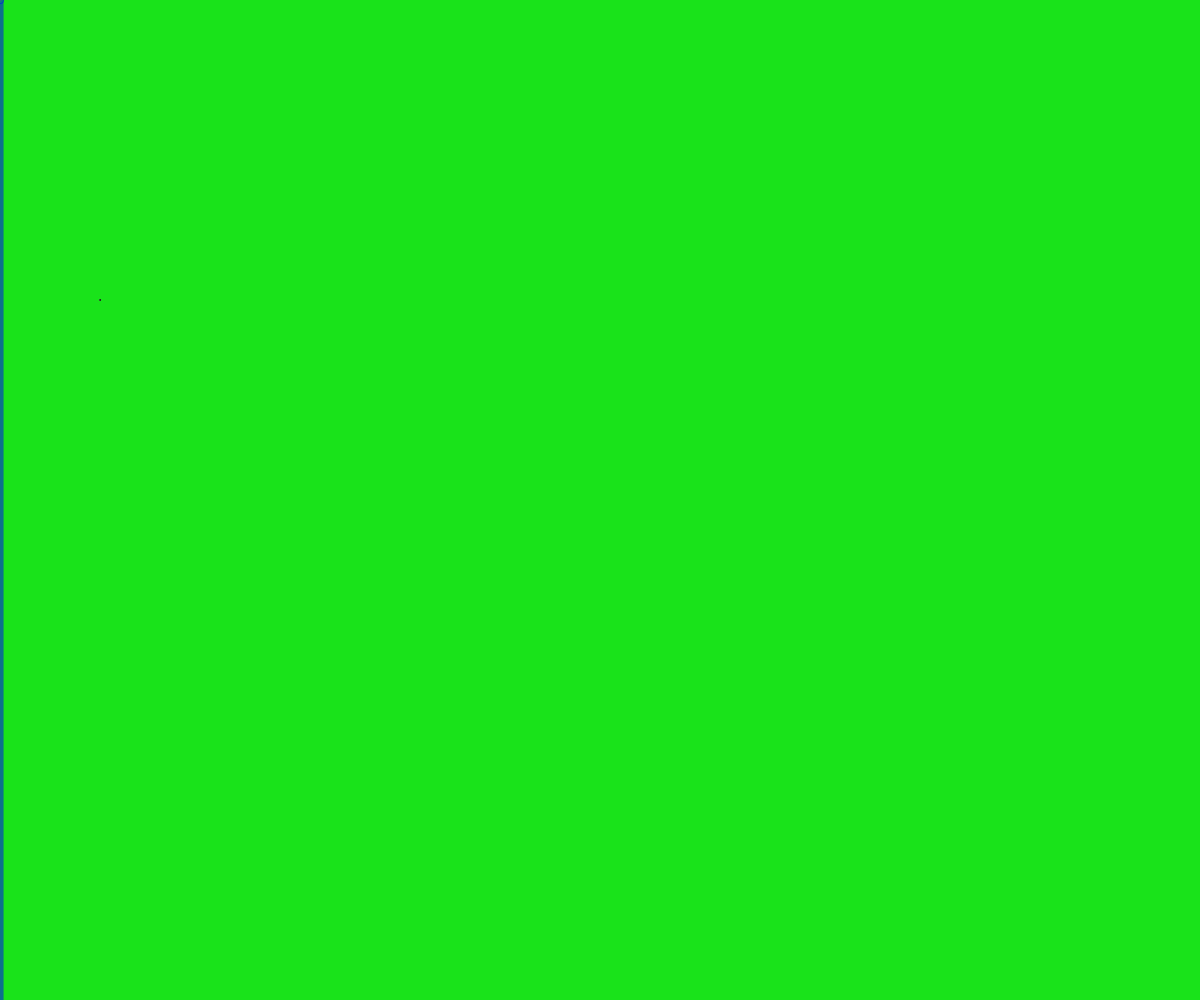
Frame 1 (no input)
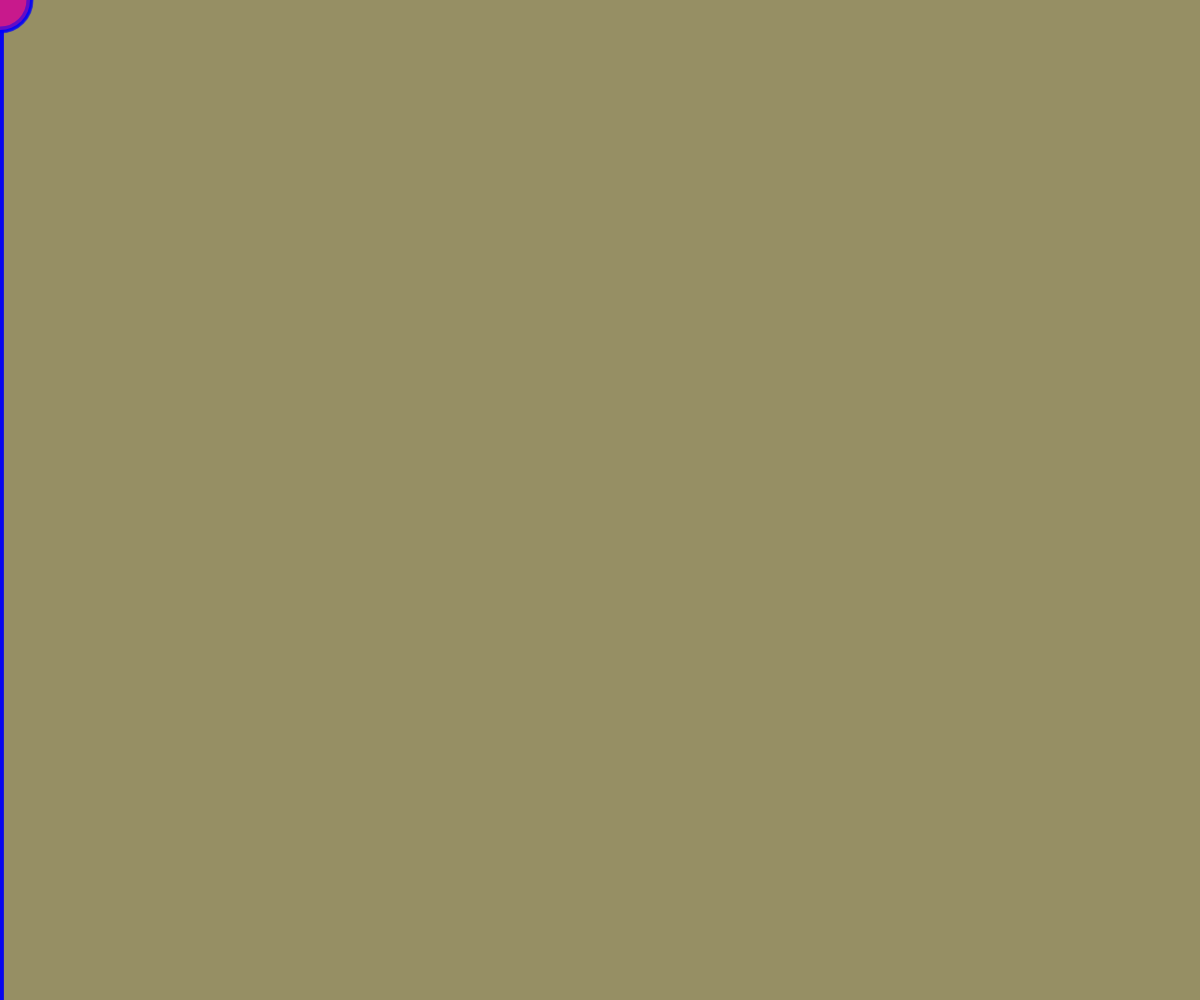
Frame 60 (no input)
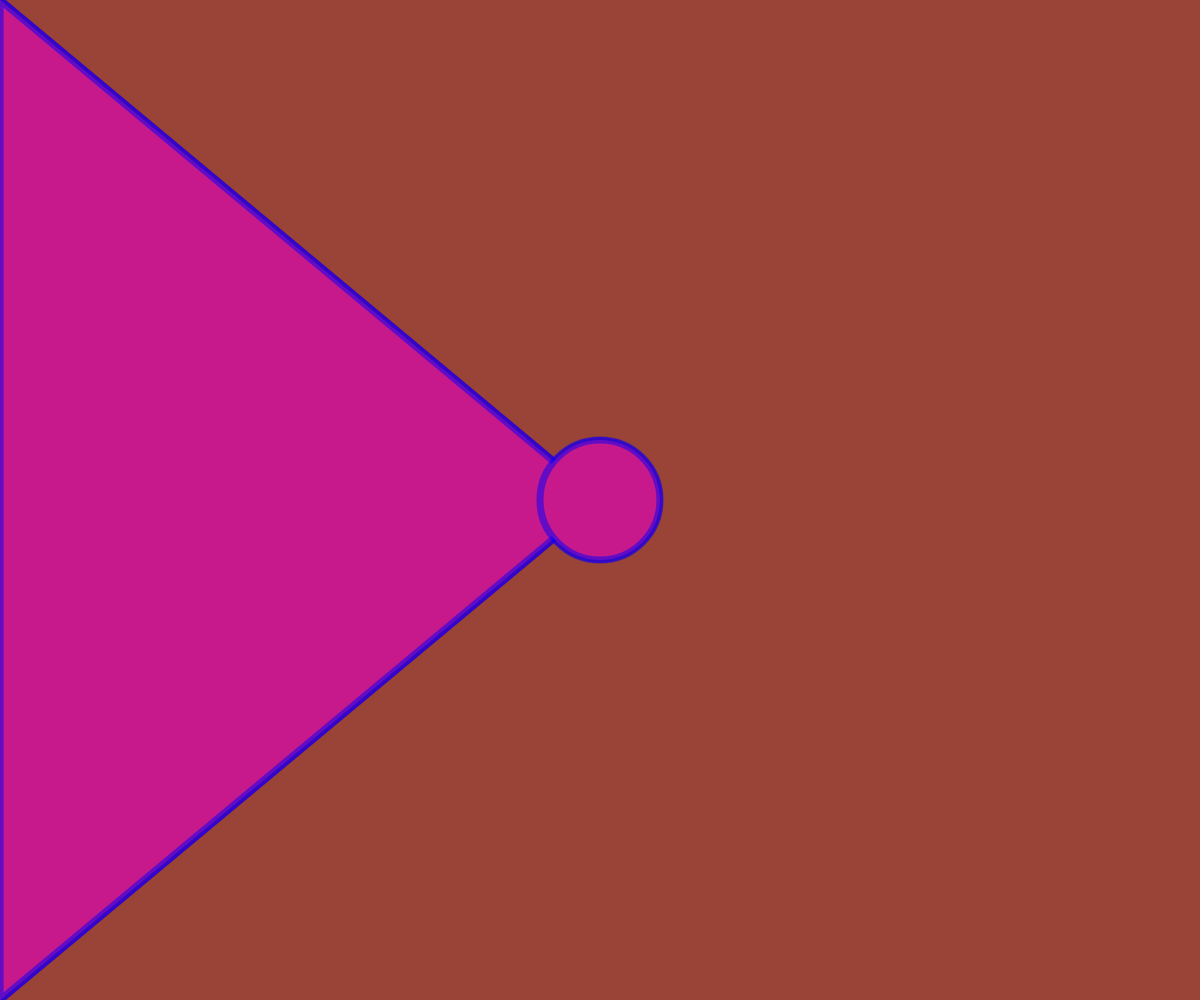
Frame 120 (the mouse pressed at the canvas centre since frame 60)

The p5.js sketch that drew these frames (run headless with seeded random() and noise() and a simulated clock; from frame 60 on, the mouse is pressed at the canvas centre):

// p5.js sketch
// ── sketch.js
//2016 08 03
//esto funciona con p5js
//mi primer programa
//donde los gomez
//hace calor
//es de noche

//apuntes de color
//existen variables de color
//1 -> grayscale, 0 es negro, 255 es blanco
//2 -> grayscale + alpha,  
//donde 0 es transp, 255 es solido
//3 -> RGB, donde r es rojo, g es verde, b es blue
//4 -> RGB + alpha

//en javascript a grandes rasgos
//hay dos cosas
//existen variables y funciones

//expliquemos las variables
//variable es un lugar de la memoria del PC
//nos permite almacenar datos

//como creo una variable
//crear es DECLARAR
//declare una variable que se llama x
var diametro;
//la DECLARACION SE HACE SOLO UNA VEZ
//repito
// SOLO UNA VEZ DECLARAR
//solo despues de declarar
//podemos ASIGNARLE UN VALOR
diametro = 1;
//solo despues de asignar un valor
//podemos llamar a la variable

//veamos funciones
//las funciones tambien hay que declararlas
function elNombreQueQuieras() {
  //esto es el cuerpo de la funcion
  //diametro = 10;
  //calculaHora();
  //llamaNandi();
}

function draw() {
  
  background(random(255), random(255), random(255), random(100));
  
  miTriangulo();
  
  //dibujar elipse que sigue al mouse
  ellipse(mouseX, mouseY, diametro, diametro);
  
  diametro = diametro + 1;
}

//setup() corre una vez, al principio 
function setup() {
  //camelCase, UPPERCASE, lowercase
  //createCanvas(dimHor, dimVer);
  //medido en pixeles
  createCanvas(windowWidth, windowHeight);
  
  //pintemos el fondo
  //background(red, green, blue);
  //nada es 0, todo es 255
  //fondo verde
  background(0, 255, 0);
  
  //ellipse(posX, posY, width, height);
  //mi elipse va 100 px a la derecha
  //300 px hacia abajo
  //tiene un ancho de 100 px
  //tiene un alto de 100px
  ellipse(100, 300, diametro, diametro);
  
  
  //tasa de refresco
  //frameRate(numMax);
  //frameRate(1);

}

//draw() corre despues de setup()
//corre 60 veces por segundo

function estilo() {
   //configurar modo de dibujar elipse
  //definir el ancho del borde
  //strokeWeight(px);
  strokeWeight(7.123);
  //definamos el color del borde
  //stroke(color);
  stroke(0, 0, 255, 255/2);
  //relleno se hace con fill(color);
  fill(200, 25, 140, 255);
}

function miTriangulo() {
  estilo();

  
  //dibujemos un triangulo
  //triangle(x1, y1, x2, y2, x3, y3);
  triangle(0, 0, 0, height, mouseX, mouseY);
}
